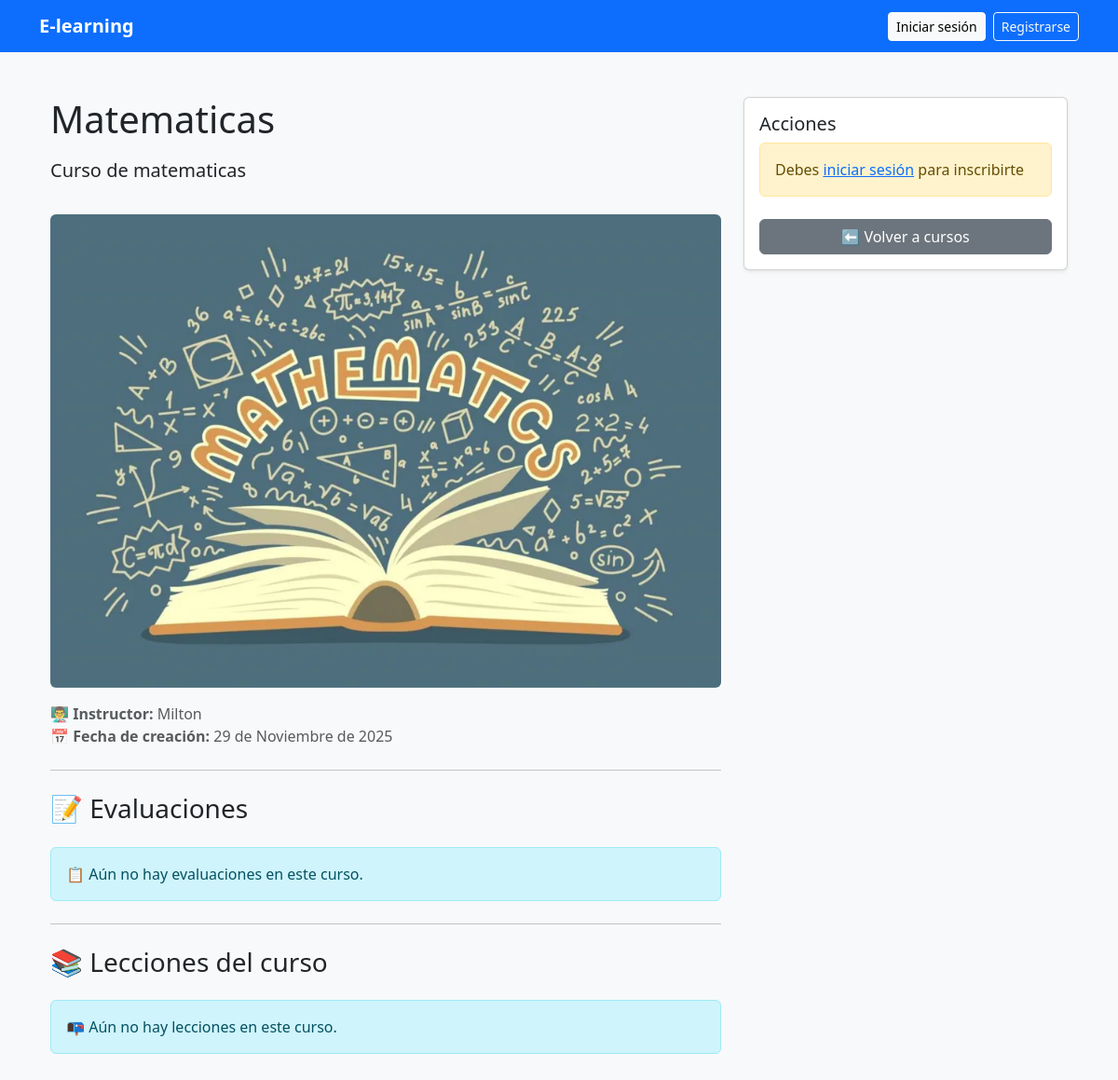
Before: /1/ with the older database file.
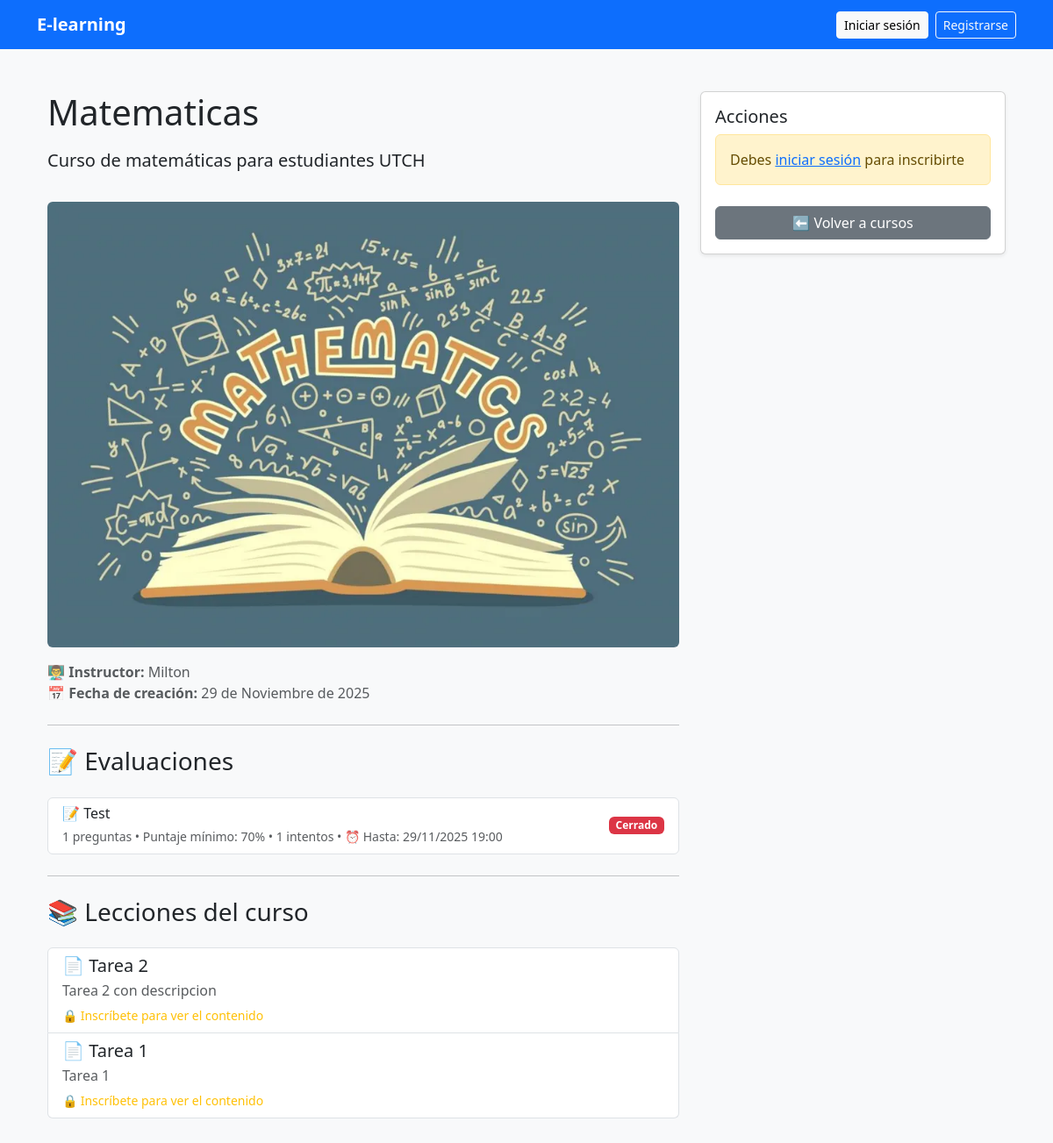
After: the same page with the newer database file.
### courses/models.py (models this page shows, shortened)
class Curso(models.Model):
    titulo = models.CharField(max_length=100)
    descripcion = models.TextField()
    instructor = models.CharField(max_length=100)
    fecha_creacion = models.DateField(auto_now_add=True)
    imagen = models.ImageField(upload_to='cursos/', blank=True, null=True)
    class Meta:
        verbose_name = 'Curso'
        verbose_name_plural = 'Cursos'

class Quiz(models.Model):
    curso = models.ForeignKey(Curso, on_delete=models.CASCADE, related_name='quizzes')
    titulo = models.CharField(max_length=200)
    descripcion = models.TextField(blank=True)
    puntaje_minimo = models.PositiveIntegerField(default=70, help_text="Puntaje mínimo para aprobar (%)")
    intentos_maximos = models.PositiveIntegerField(default=3, help_text="Número máximo de intentos permitidos")
    tiempo_limite = models.PositiveIntegerField(null=True, blank=True, help_text="Tiempo límite en minutos (opcional)")
    deadline = models.DateTimeField(null=True, blank=True, help_text="Fecha límite de entrega")
    orden = models.PositiveIntegerField(default=0)
    fecha_creacion = models.DateTimeField(auto_now_add=True)
    activo = models.BooleanField(default=True)
    def total_preguntas(self):
        return self.preguntas.count()
    def esta_disponible(self):
        if not self.activo:
            return False
        if self.deadline and timezone.now() > self.deadline:
            return False
        return True
    class Meta:
        verbose_name = 'Quiz'
        verbose_name_plural = 'Quizzes'
        ordering = ['orden', 'fecha_creacion']

class Leccion(models.Model):
    TIPOS = (
        ('video', '📹 Video'),
        ('documento', '📄 Documento'),
        ('texto', '📝 Texto/Artículo'),
    )
    curso = models.ForeignKey(Curso, on_delete=models.CASCADE, related_name='lecciones')
    titulo = models.CharField(max_length=200)
    descripcion = models.TextField(blank=True)
    tipo = models.CharField(max_length=20, choices=TIPOS, default='texto')
    orden = models.PositiveIntegerField(default=0)
    video_url = models.URLField(blank=True, null=True, help_text="URL de YouTube o Vimeo")
    documento = models.FileField(upload_to='lecciones/documentos/', blank=True, null=True)
    contenido_texto = models.TextField(blank=True, help_text="Contenido HTML permitido")
    fecha_creacion = models.DateTimeField(auto_now_add=True)
    class Meta:
        verbose_name = 'Lección'
        verbose_name_plural = 'Lecciones'
        ordering = ['orden', 'fecha_creacion']

### courses/views.py (the view)
# urls.py: path('<int:course_id>/', detalle_curso, name='detalle_curso'),
def detalle_curso(request, course_id):
    curso = get_object_or_404(Curso, id=course_id)
    lecciones = curso.lecciones.all()
    is_enrolled = False
    if request.user.is_authenticated:
        is_enrolled = Enrollment.objects.filter(estudiante=request.user, curso=curso).exists()
    puede_editar = False
    if request.user.is_authenticated and request.user.role in ['teacher', 'admin']:
        puede_editar = True
    return render(request, "courses/detalle_curso.html", {
        "course": curso,
        "lessons": lecciones,
        "is_enrolled": is_enrolled,
        "puede_editar": puede_editar,
    })

### courses/templates/courses/detalle_curso.html (shortened to what this page needs)
{% extends "base.html" %}
{% block content %}
<div class="container py-4">
  <div class="row">
    <div class="col-lg-8">
      <h1 class="mb-3">{{ course.titulo }}</h1>
      <p class="lead">{{ course.descripcion }}</p>
      {% if course.imagen %}
        <img src="{{ course.imagen.url }}" class="img-fluid rounded my-3" alt="{{ course.titulo }}"/>
      {% endif %}
      <p class="text-muted">
        <strong>👨‍🏫 Instructor:</strong> {{ course.instructor }}<br>
        <strong>📅 Fecha de creación:</strong> {{ course.fecha_creacion }}
      </p>
      <hr class="my-4">
      <div class="d-flex justify-content-between align-items-center mb-3">
        <h3>📝 Evaluaciones</h3>
      </div>
      {% with quizzes=course.quizzes.all %}
        {% if quizzes %}
          <div class="list-group mb-4">
            {% for quiz in quizzes %}
              <a href="{% url 'detalle_quiz' quiz.id %}" class="list-group-item list-group-item-action">
                <div class="d-flex justify-content-between align-items-center">
                  <div>
                    <h6 class="mb-1">📝 {{ quiz.titulo }}</h6>
                    <small class="text-muted">
                      {{ quiz.total_preguntas }} preguntas •
                      Puntaje mínimo: {{ quiz.puntaje_minimo }}% •
                      {{ quiz.intentos_maximos }} intentos
                      {% if quiz.deadline %}
                        • ⏰ Hasta: {{ quiz.deadline|date:"d/m/Y H:i" }}
                      {% endif %}
                    </small>
                  </div>
                  {% if not quiz.activo %}
                    <span class="badge bg-secondary">Inactivo</span>
                  {% elif not quiz.esta_disponible %}
                    <span class="badge bg-danger">Cerrado</span>
                  {% else %}
                    <span class="badge bg-success">Disponible</span>
                  {% endif %}
                </div>
              </a>
            {% endfor %}
          </div>
        {% else %}
          <div class="alert alert-info mb-4">
            📋 Aún no hay evaluaciones en este curso.
          </div>
        {% endif %}
      {% endwith %}
      <hr class="my-4">
      <div class="d-flex justify-content-between align-items-center mb-3">
        <h3>📚 Lecciones del curso</h3>
      </div>
      {% if lessons %}
        <div class="list-group">
          {% for leccion in lessons %}
            <div class="list-group-item">
              <div class="d-flex justify-content-between align-items-start">
                <div class="flex-grow-1">
                  <h5 class="mb-1">
                    {% if leccion.tipo == 'video' %}📹{% elif leccion.tipo == 'documento' %}📄{% else %}📝{% endif %}
                    {{ leccion.titulo }}
                  </h5>
                  <p class="mb-1 text-muted">{{ leccion.descripcion }}</p>
                  {% if is_enrolled or puede_editar %}
                    {% if leccion.tipo == 'video' and leccion.video_url %}
                      <div class="mt-2">
                        <a href="{{ leccion.video_url }}" target="_blank" class="btn btn-sm btn-primary">
                          ▶️ Ver video
                        </a>
                      </div>
                    {% elif leccion.tipo == 'documento' and leccion.documento %}
                      <div class="mt-2">
                        <a href="{{ leccion.documento.url }}" target="_blank" class="btn btn-sm btn-primary">
                          📥 Descargar documento
                        </a>
                      </div>
                    {% elif leccion.tipo == 'texto' and leccion.contenido_texto %}
                      <div class="mt-2 p-3 bg-light rounded">
                        {{ leccion.contenido_texto|safe }}
                      </div>
                    {% endif %}
                  {% else %}
                    <small class="text-warning">🔒 Inscríbete para ver el contenido</small>
                  {% endif %}
                </div>
              </div>
            </div>
          {% endfor %}
        </div>
      {% else %}
        <div class="alert alert-info">
          📭 Aún no hay lecciones en este curso.
        </div>
      {% endif %}
    </div>
    <div class="col-lg-4">
      <div class="card shadow-sm">
        <div class="card-body">
          <h5 class="card-title">Acciones</h5>
          {% if user.is_authenticated %}
            {% if user.role == 'student' %}
              {% if is_enrolled %}
                <div class="alert alert-success">
                  ✅ Ya estás inscrito en este curso
                </div>
              {% else %}
                <form method="POST" action="{% url 'inscribirse_curso' course.id %}">
                  {% csrf_token %}
                  <button type="submit" class="btn btn-primary w-100">
                    📝 Inscribirme a este curso
                  </button>
                </form>
              {% endif %}
            {% endif %}
            {% if puede_editar %}
              <hr>
              <a href="{% url 'calificaciones_curso' course.id %}" class="btn btn-info w-100 mb-2">
                📊 Ver calificaciones
              </a>
            {% endif %}
          {% else %}
            <div class="alert alert-warning">
              Debes <a href="{% url 'login' %}">iniciar sesión</a> para inscribirte
            </div>
          {% endif %}
          <a href="/" class="btn btn-secondary w-100 mt-2">⬅ Volver a cursos</a>
        </div>
      </div>
    </div>
  </div>
</div>
{% endblock %}

### templates/base.html (shortened to what this page needs)
{% load static %}
<!DOCTYPE html>
<html lang="es">
<head>
  <link href="https://cdn.jsdelivr.net/npm/bootstrap@5.3.3/dist/css/bootstrap.min.css" rel="stylesheet">
</head>
<body class="bg-light">
  <nav class="navbar navbar-expand-lg navbar-dark bg-primary">
    <div class="container">
      <a class="navbar-brand fw-bold" href="/">E-learning</a>
      <div class="collapse navbar-collapse" id="menu">
        <ul class="navbar-nav ms-auto align-items-center">
          {% if request.user.is_authenticated %}
            <li class="nav-item me-2">
              <span class="navbar-text text-white">Hola, {{ request.user.username }}</span>
            </li>
            {% if request.user.role == 'student' %}
              <li class="nav-item me-2">
                <a href="{% url 'mis_cursos' %}" class="btn btn-info btn-sm">📚 Mis cursos</a>
              </li>
              <li class="nav-item me-2 position-relative">
                <a href="{% url 'mis_notificaciones' %}" class="btn btn-light btn-sm position-relative">
                  🔔
                  {% if request.user.notificaciones_no_leidas > 0 %}
                    <span class="position-absolute top-0 start-100 translate-middle badge rounded-pill bg-danger">
                      {{ request.user.notificaciones_no_leidas }}
                    </span>
                  {% endif %}
                </a>
              </li>
              <li class="nav-item me-2">
                <a class="btn btn-warning btn-sm" href="{% url 'volverse_teacher' %}">Convertirse en instructor</a>
              </li>
            {% endif %}
            {% if request.user.role == 'teacher' or request.user.role == 'admin' %}
              <li class="nav-item me-2">
                <a href="{% url 'crear_curso' %}" class="btn btn-success btn-sm">➕ Crear curso</a>
              </li>
            {% endif %}
            <li class="nav-item">
              <a class="btn btn-outline-light btn-sm" href="{% url 'logout' %}">Cerrar sesión</a>
            </li>
          {% else %}
            <li class="nav-item me-2">
              <a class="btn btn-light btn-sm" href="{% url 'login' %}">Iniciar sesión</a>
            </li>
            <li class="nav-item">
              <a class="btn btn-outline-light btn-sm" href="{% url 'register' %}">Registrarse</a>
            </li>
          {% endif %}
        </ul>
      </div>
    </div>
  </nav>
  <main class="container py-4">
    {% block content %}
    {% endblock %}
  </main>
</body>
</html>

Changed rows visible on the page:
changed Curso "Matematicas": descripcion "Curso de matematicas" → "Curso de matemáticas para estudiantes UTCH"
added Quiz: titulo "Test", total_preguntas "1", puntaje_minimo "70", intentos_maximos "1", deadline "29/11/2025 19:00", activo "Cerrado"
added Leccion: titulo "Tarea 2", descripcion "Tarea 2 con descripcion"
added Leccion: titulo "Tarea 1", descripcion "Tarea 1"
Other visible differences:
text no longer shown: "📋 Aún no hay evaluaciones en este curso. 📭 Aún no hay lecciones en este curso."
